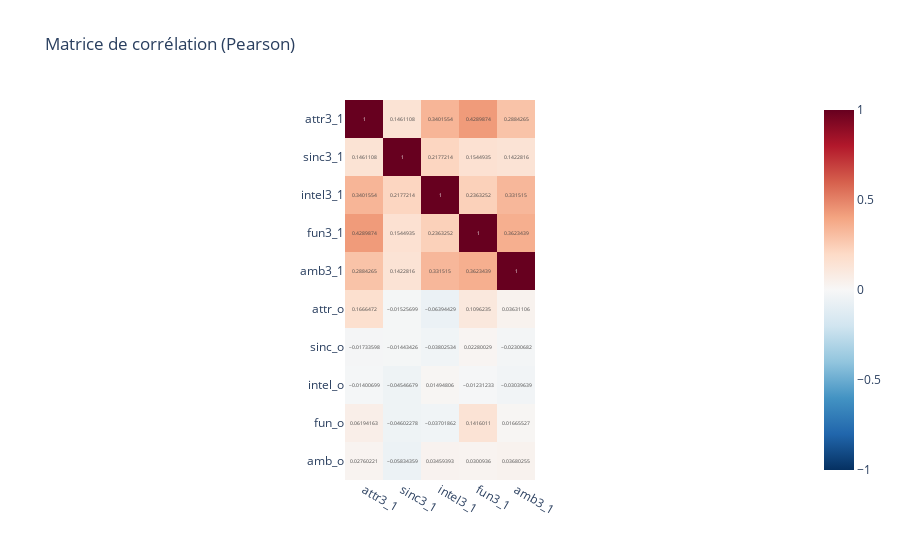

The code cell stored with this chart in its notebook:
### Markdown cell above
# Est ce que les gens percoivent correctement leur propre valeur ?

### Code cell
evaluation = ['attr3_1', 'sinc3_1', 'intel3_1', 'fun3_1', 'amb3_1',"attr_o", "sinc_o", "intel_o", "fun_o", "amb_o"]
auto_eval = ['attr3_1', 'sinc3_1', 'intel3_1', 'fun3_1', 'amb3_1']
eval_by_others = ["attr_o", "sinc_o", "intel_o", "fun_o", "amb_o"]

corr_eval = filterd_df[evaluation].corr('pearson')[auto_eval]
corr_df_fig = px.imshow(corr_eval, text_auto=True,
    color_continuous_scale="RdBu_r",
    title="Matrice de corrélation (Pearson)",
    zmin=-1, zmax=1)
corr_df_fig.show()

### Figure 1 — Plotly figure (JSON) as saved in the notebook; plotly's stock layout.template omitted (floating-point values rounded to 4 significant figures)
{"data": [{"coloraxis": "coloraxis", "hovertemplate": "x: %{x}<br>y: %{y}<br>color: %{z}<extra></extra>", "name": "0", "texttemplate": "%{z}", "type": "heatmap", "x": ["attr3_1", "sinc3_1", "intel3_1", "fun3_1", "amb3_1"], "xaxis": "x", "y": ["attr3_1", "sinc3_1", "intel3_1", "fun3_1", "amb3_1", "attr_o", "sinc_o", "intel_o", "fun_o", "amb_o"], "yaxis": "y", "z": [[1.0, 0.1461, 0.3402, 0.429, 0.2884], [0.1461, 1.0, 0.2177, 0.1545, 0.1423], [0.3402, 0.2177, 1.0, 0.2363, 0.3315], [0.429, 0.1545, 0.2363, 1.0, 0.3623], [0.2884, 0.1423, 0.3315, 0.3623, 1.0], [0.1666, -0.01526, -0.06394, 0.1096, 0.03631], [-0.01734, -0.01443, -0.03803, 0.0228, -0.02301], [-0.01401, -0.04547, 0.01495, -0.01231, -0.0304], [0.06194, -0.04602, -0.03702, 0.1416, 0.01666], [0.0276, -0.05834, 0.03459, 0.03009, 0.0368]]}], "layout": {"coloraxis": {"cmax": 1, "cmin": -1, "colorscale": [[0, "rgb(5,48,97)"], [0.1, "rgb(33,102,172)"], [0.2, "rgb(67,147,195)"], [0.3, "rgb(146,197,222)"], [0.4, "rgb(209,229,240)"], [0.5, "rgb(247,247,247)"], [0.6, "rgb(253,219,199)"], [0.7, "rgb(244,165,130)"], [0.8, "rgb(214,96,77)"], [0.9, "rgb(178,24,43)"], [1, "rgb(103,0,31)"]]}, "title": {"text": "Matrice de corrélation (Pearson)"}, "xaxis": {"anchor": "y", "constrain": "domain", "domain": [0, 1], "scaleanchor": "y"}, "yaxis": {"anchor": "x", "autorange": "reversed", "constrain": "domain", "domain": [0, 1]}}}
